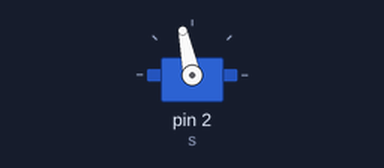
The sketch below on a simulated Arduino Uno, built with avr-gcc and run on an emulated ATmega328P. Shown: servo.

Above: at 6.1 s.
Timing chart, 0 to 7.6 s (numbered marks = the images above):
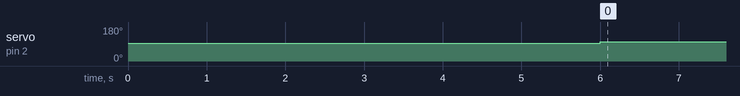

Measured:
- by itself, servo on pin 2 (s): 93° → 102° at 6.0 s

The sketch:

TEST.ino
```cpp
#include <Servo.h>

Servo s;  // create servo object to control a servo

void setup() {
  pinMode(2, OUTPUT);
  s.attach(2);  // attaches the servo on pin 9 to the servo object

  s.writeMicroseconds(1500);
  delay(6000);

  // for (int i = 1500; i <= 1900; i += 50) {
  //   s.writeMicroseconds(i);
  //   delay(1000);
  // }
}

void loop() {
  s.writeMicroseconds(1600);
}
```
